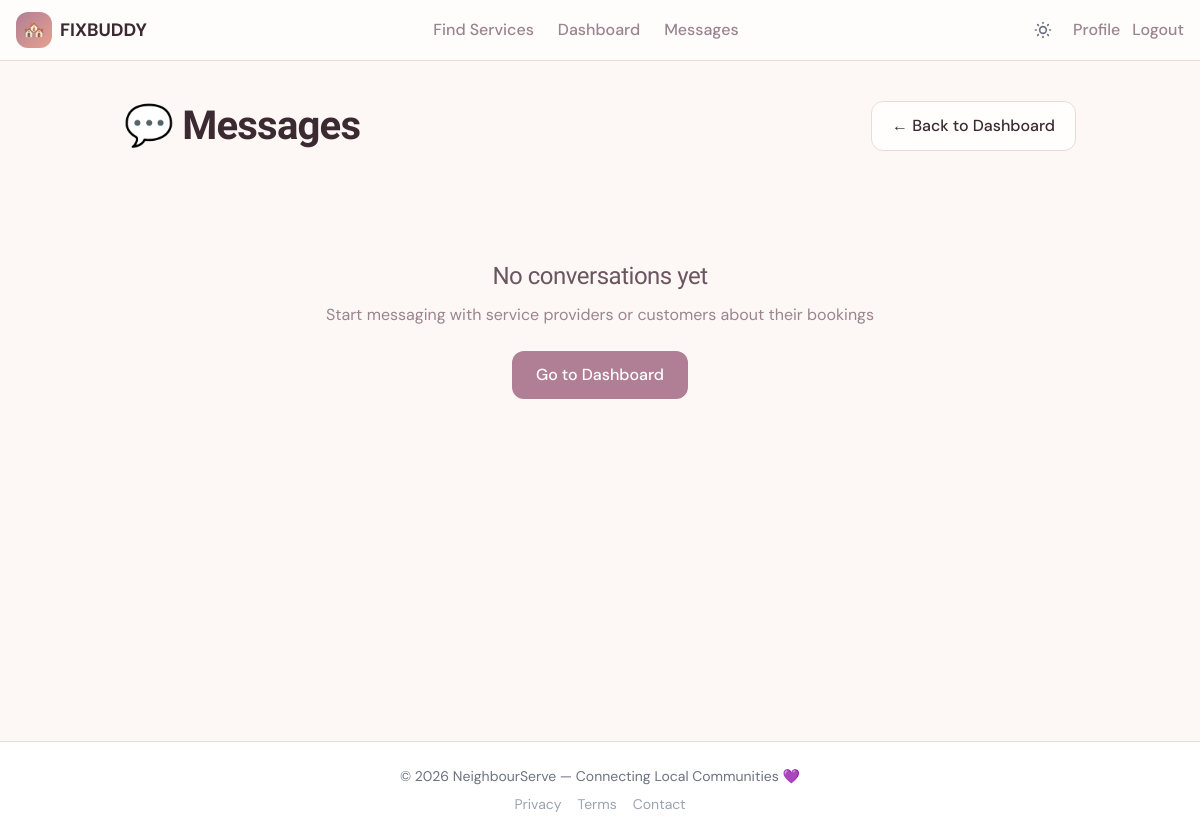
/messages/ (signed in), run on an earlier commit of the app's database.
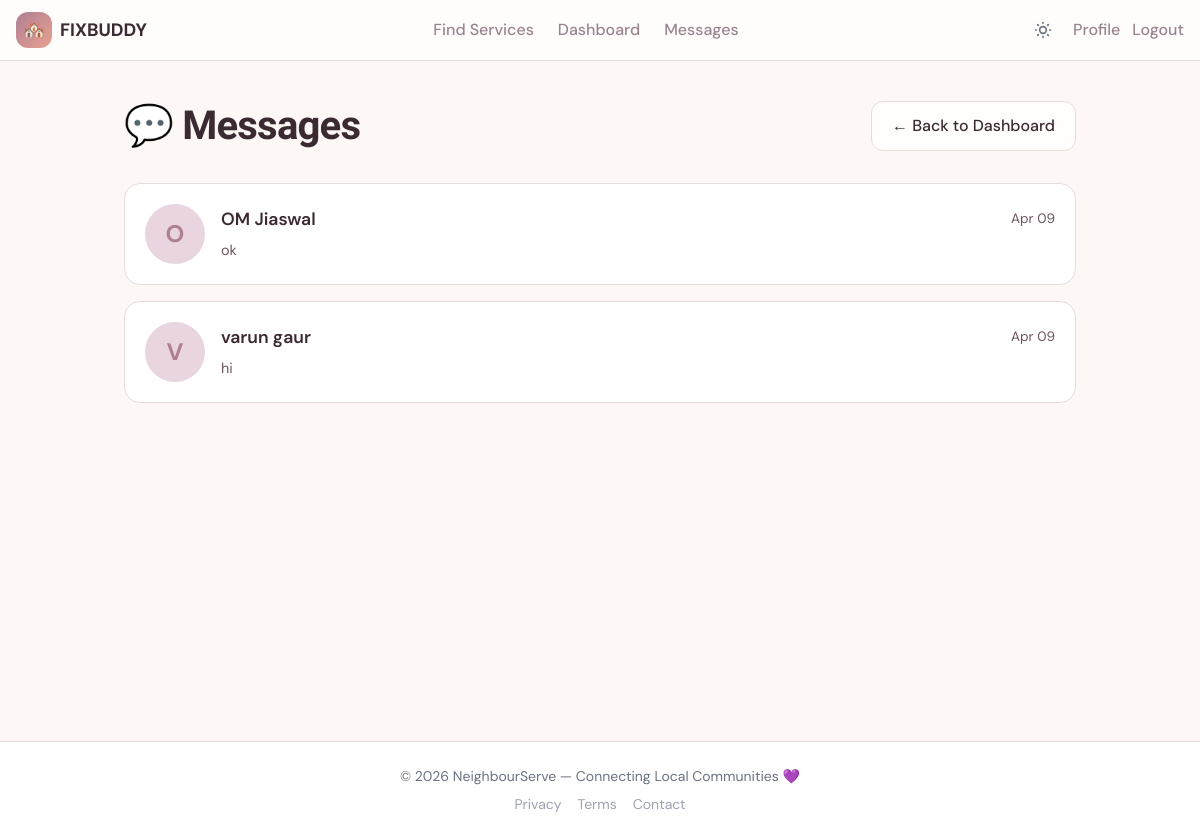
And on a later commit of the database.
### marketplace/models.py (models this page shows, shortened)
class Conversation(models.Model):
    customer = models.ForeignKey(User, on_delete=models.CASCADE, related_name='conversations_as_customer')
    provider = models.ForeignKey(User, on_delete=models.CASCADE, related_name='conversations_as_provider')
    booking = models.ForeignKey(Booking, on_delete=models.CASCADE, related_name='conversations', null=True, blank=True)
    created_at = models.DateTimeField(auto_now_add=True)
    updated_at = models.DateTimeField(auto_now=True)
    class Meta:
        unique_together = ('customer', 'provider', 'booking')
        ordering = ['-updated_at']
    def last_message(self):
        return self.messages.first()

class Message(models.Model):
    conversation = models.ForeignKey(Conversation, on_delete=models.CASCADE, related_name='messages')
    sender = models.ForeignKey(User, on_delete=models.CASCADE, related_name='sent_messages')
    content = models.TextField()
    is_read = models.BooleanField(default=False)
    created_at = models.DateTimeField(auto_now_add=True)
    class Meta:
        ordering = ['-created_at']

### marketplace/views.py (the view)
# urls.py: path('messages/', views.messages_inbox, name='messages_inbox'),
@login_required
def messages_inbox(request):
    conversations = Conversation.objects.filter(
        Q(customer=request.user) | Q(provider=request.user)
    ).prefetch_related('messages', 'customer', 'provider').annotate(
        unread_count=Count('messages', filter=Q(messages__is_read=False) & ~Q(messages__sender=request.user))
    ).order_by('-updated_at')
    context = {
        'conversations': conversations,
    }
    return render(request, 'marketplace/messages_inbox.html', context)

### marketplace/templates/marketplace/messages_inbox.html (shortened to what this page needs)
{% extends 'marketplace/base.html' %}
{% block content %}
<script src="https://cdn.tailwindcss.com"></script>
<div class="container">
  <div class="header">
    <h1>💬 Messages</h1>
    <a href="{% url 'dashboard' %}" class="back-button">← Back to Dashboard</a>
  </div>
  <div class="messages-container">
    {% if conversations %}
      {% for conversation in conversations %}
        <a href="{% url 'conversation_detail' conversation.id %}" class="conversation-card">
          <div class="conversation-avatar">
            {% if conversation.customer == user %}
              {% if conversation.provider.userprofile.profile_photo %}
                <img src="{{ conversation.provider.userprofile.profile_photo.url }}" alt="{{ conversation.provider.first_name }}">
              {% else %}
                {{ conversation.provider.first_name|first|upper }}
              {% endif %}
            {% else %}
              {% if conversation.customer.userprofile.profile_photo %}
                <img src="{{ conversation.customer.userprofile.profile_photo.url }}" alt="{{ conversation.customer.first_name }}">
              {% else %}
                {{ conversation.customer.first_name|first|upper }}
              {% endif %}
            {% endif %}
          </div>
          <div class="conversation-content">
            <div class="conversation-header">
              <span class="conversation-name">
                {% if conversation.customer == user %}
                  {{ conversation.provider.get_full_name|default:conversation.provider.username }}
                {% else %}
                  {{ conversation.customer.get_full_name|default:conversation.customer.username }}
                {% endif %}
              </span>
              <span class="conversation-time">
                {% if conversation.updated_at|date:"Y-m-d" == "now"|date:"Y-m-d" %}
                  {{ conversation.updated_at|date:"H:i" }}
                {% else %}
                  {{ conversation.updated_at|date:"M d" }}
                {% endif %}
              </span>
            </div>
            {% with last_msg=conversation.last_message %}
              {% if last_msg %}
                <p class="conversation-preview">
                  {{ last_msg.content|truncatewords:10 }}
                </p>
              {% else %}
                <p class="conversation-preview"><em>No messages yet</em></p>
              {% endif %}
            {% endwith %}
          </div>
        </a>
      {% endfor %}
    {% else %}
      <div class="empty-state">
        <h2>No conversations yet</h2>
        <p>Start messaging with service providers or customers about their bookings</p>
        <a href="{% url 'dashboard' %}" class="btn-primary">Go to Dashboard</a>
      </div>
    {% endif %}
  </div>
</div>
{% endblock %}

What changed in the data, as far as the page shows it:
added Conversation: provider.first_name|first "O", provider.get_full_name "OM Jiaswal", updated_at "Apr 09", last_message.content "ok"
added Conversation: provider.first_name|first "V", provider.get_full_name "varun gaur", updated_at "Apr 09", last_message.content "hi"
Also different on the page:
text no longer shown: "No conversations yet Start messaging with service providers or customers about their bookings Go to Dashboard"
